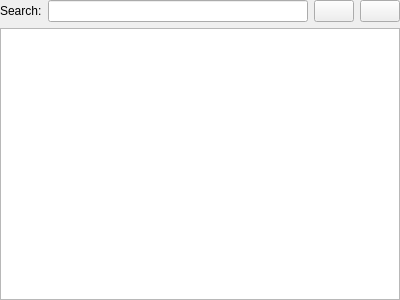
<?xml version="1.0" encoding="UTF-8"?>
<ui version="4.0">
 <class>GamesWidget</class>
 <widget class="QWidget" name="GamesWidget">
  <property name="geometry">
   <rect>
    <x>0</x>
    <y>0</y>
    <width>400</width>
    <height>300</height>
   </rect>
  </property>
  <property name="windowTitle">
   <string>Form</string>
  </property>
  <layout class="QVBoxLayout" name="verticalLayout">
   <property name="leftMargin">
    <number>0</number>
   </property>
   <property name="topMargin">
    <number>0</number>
   </property>
   <property name="rightMargin">
    <number>0</number>
   </property>
   <property name="bottomMargin">
    <number>0</number>
   </property>
   <item>
    <layout class="QHBoxLayout" name="horizontalLayout">
     <property name="spacing">
      <number>6</number>
     </property>
     <item>
      <widget class="QLabel" name="label">
       <property name="text">
        <string>Search:</string>
       </property>
      </widget>
     </item>
     <item>
      <widget class="QLineEdit" name="searchLineEdit"/>
     </item>
     <item>
      <widget class="QPushButton" name="twitchButton">
       <property name="text">
        <string/>
       </property>
       <property name="icon">
        <iconset resource="icons.qrc">
         <normaloff>:/icons/icons/twitchicon.png</normaloff>:/icons/icons/twitchicon.png</iconset>
       </property>
       <property name="iconSize">
        <size>
         <width>25</width>
         <height>25</height>
        </size>
       </property>
      </widget>
     </item>
     <item>
      <widget class="QPushButton" name="azubuButton">
       <property name="enabled">
        <bool>true</bool>
       </property>
       <property name="text">
        <string/>
       </property>
       <property name="icon">
        <iconset resource="icons.qrc">
         <normaloff>:/icons/icons/azubuicon.png</normaloff>:/icons/icons/azubuicon.png</iconset>
       </property>
       <property name="iconSize">
        <size>
         <width>25</width>
         <height>25</height>
        </size>
       </property>
      </widget>
     </item>
    </layout>
   </item>
   <item>
    <widget class="QListView" name="gamesListView"/>
   </item>
  </layout>
 </widget>
 <resources>
  <include location="icons.qrc"/>
 </resources>
 <connections/>
</ui>
